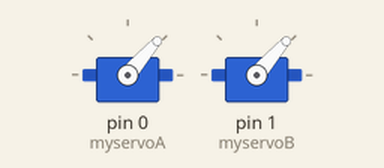
The program below on a simulated Teensy 4. Shown: 2 × servo.

Above: at 0.05 s.
At 1.5 s:
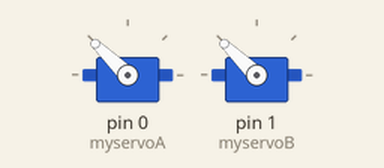
At 3.0 s:
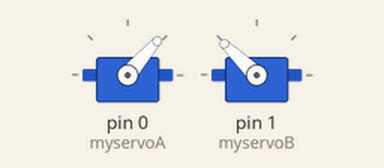
At 6.0 s:
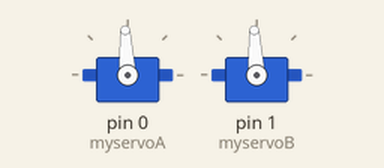
Timing chart, 0 to 7.8 s (numbered marks = the images above):
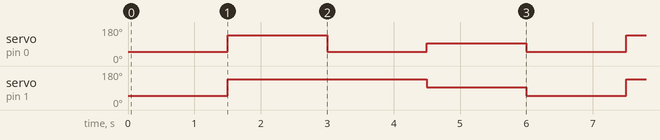

Measured:
- by itself, servo on pin 0 (myservoA): repeats every 6.0 s: 49° 1.5 s, 93° 1.5 s, 49° 1.5 s, 136° 1.5 s
- by itself, servo on pin 1 (myservoB): repeats every 6.0 s: 93° 1.5 s, 49° 1.5 s, 136° 3.0 s

The program:

main.cpp
```cpp
#include <Arduino.h>

#include <Servo.h>

Servo myservoA,myservoB;      // create servo object to control a servo

void setup()
{
  myservoA.attach(0);  // attaches the servo  to the servo object useing pin 0
  myservoB.attach(1);  // attaches the servo  to the servo object useing pin 1
}

void loop()
{
  myservoA.writeMicroseconds(1050);      // sets the servo position full speed backward
  myservoB.writeMicroseconds(1050);      // sets the servo position full speed backward
  delay(1500);                           // waits for the servo to get there
  myservoA.writeMicroseconds(1950);      // sets the servo position full speed forward
  myservoB.writeMicroseconds(1950);      // sets the servo position full speed forward
  delay(1500);                           // waits for the servo to get there
  myservoA.writeMicroseconds(1050);      // sets the servo position full speed backward
  myservoB.writeMicroseconds(1950);      // sets the servo position full speed forward
  delay(1500);                           // waits for the servo to get there
  myservoA.writeMicroseconds(1500);      // sets the servo position stop
  myservoB.writeMicroseconds(1500);      // sets the servo position stop
  delay(1500);
} 
```
